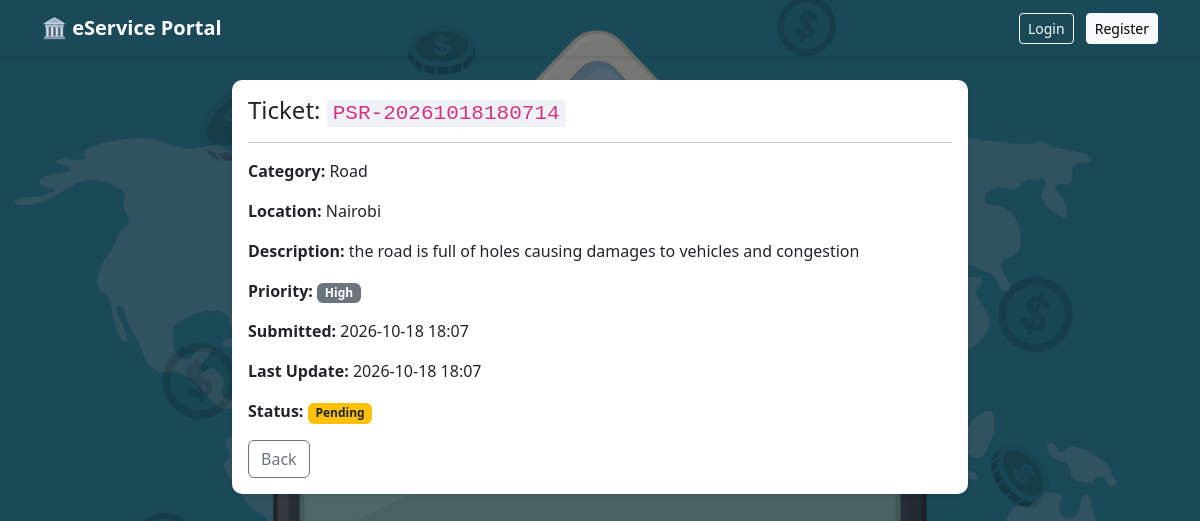
The app's page /track/PSR-20261018180714 with its own data.
### models.py (models this page shows)
class ServiceRequest(db.Model):
    __tablename__ = 'service_requests'
    id = db.Column(db.Integer, primary_key=True)
    ticket_no = db.Column(db.String(20), unique=True, nullable=False)
    category = db.Column(db.String(50), nullable=False)
    location = db.Column(db.String(200), nullable=False)
    description = db.Column(db.Text, nullable=False)
    image_path = db.Column(db.String(200))
    status = db.Column(db.String(20), default='Pending')  # Pending, In Progress, Resolved
    priority = db.Column(db.String(20), default='Medium')  # Low, Medium, High
    admin_comment = db.Column(db.Text, default='')
    user_id = db.Column(db.Integer, db.ForeignKey('users.id'), nullable=False)
    created_at = db.Column(db.DateTime, default=datetime.utcnow)
    updated_at = db.Column(db.DateTime, default=datetime.utcnow, onupdate=datetime.utcnow)

### app.py (the view)
@app.route('/track/<ticket_no>')
def track_request(ticket_no):
    req = ServiceRequest.query.filter_by(ticket_no=ticket_no).first_or_404()
    return render_template('track_request.html', req=req)

### templates/track_request.html (shortened to what this page needs)
{% extends "base.html" %}
{% block content %}
<div class="row justify-content-center">
  <div class="col-md-8">
    <div class="card shadow-sm">
      <div class="card-body">
        <h4>Ticket: <code>{{ req.ticket_no }}</code></h4>
        <hr>
        <p><strong>Category:</strong> {{ req.category }}</p>
        <p><strong>Location:</strong> {{ req.location }}</p>
        <p><strong>Description:</strong> {{ req.description }}</p>
        <p><strong>Priority:</strong> <span class="badge bg-secondary">{{ req.priority }}</span></p>
        <p><strong>Submitted:</strong> {{ req.created_at.strftime('%Y-%m-%d %H:%M') }}</p>
        <p><strong>Last Update:</strong> {{ req.updated_at.strftime('%Y-%m-%d %H:%M') }}</p>
        <p><strong>Status:</strong>
          {% if req.status == 'Pending' %}<span class="badge bg-warning text-dark">Pending</span>
          {% elif req.status == 'In Progress' %}<span class="badge bg-info text-dark">In Progress</span>
          {% else %}<span class="badge bg-success">Resolved</span>{% endif %}
        </p>
        <a href="{{ url_for('index') }}" class="btn btn-outline-secondary">Back</a>
      </div>
    </div>
  </div>
</div>
{% endblock %}

### static/css/style.css (style rules this page uses)
body.home-bg { background-image: linear-gradient(rgba(0, 0, 0, 0.5), rgba(0, 0, 0, 0.5)), url('../images/background.jpg'); background-size: cover; background-position: center; background-attachment: fixed; background-repeat: no-repeat; min-height: 100vh; }
.card { border: none; border-radius: 10px; }
code { background: #eef1f5; padding: 2px 6px; border-radius: 4px; }

### records on screen
ServiceRequest: ticket_no "PSR-20261018180714", category "Road", location "Nairobi", description "the road is full of holes causing damages to vehicles and congestion", priority "High", created_at "2026-10-18 18:07", updated_at "2026-10-18 18:07"
